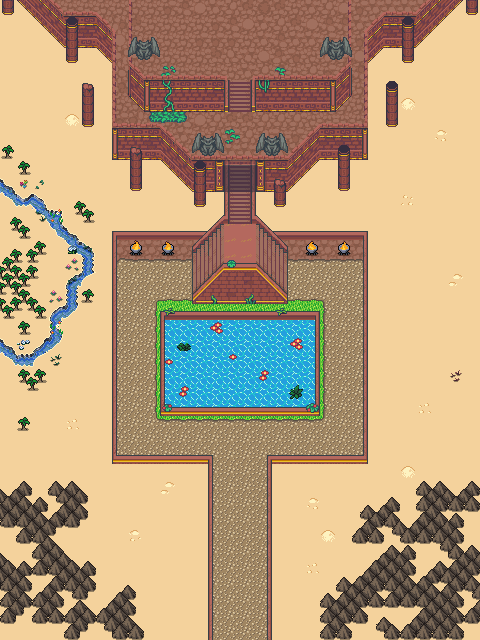

Below is a game level as drawn by its tile map, then a one-line description and the .tmx that defines it (tile-layer data replaced by summaries):
An orthogonal 30x40 tile map with 16x16 px tiles, 5 tile layers (Background, Ground, Walls, Shading, ...), 5 tilesets and 18 objects (5, 8, 9).

<map version="1.10" tiledversion="1.10.1" orientation="orthogonal" renderorder="right-down" width="30" height="40" tilewidth="16" tileheight="16" infinite="0" nextlayerid="8" nextobjectid="20">
 <properties>
  <property name="preventEscape" type="bool" value="true" />
 </properties>
 <tileset firstgid="1" source="../../../../common/maps/tileset/main.tsx" />
 <tileset firstgid="10113" source="../../../../common/maps/tileset/rivers.tsx" />
 <tileset firstgid="27393" source="../../../../common/maps/tileset/main-nocollide.tsx" />
 <tileset firstgid="37505" source="../../../../common/maps/tileset/dungeon.tsx" />
 <tileset firstgid="41985" source="../../../../common/maps/tileset/FarmFood.tsx" />
 <layer id="1" name="Background" width="30" height="40">
  <data>[1200 cells, 1200 non-empty, 17 distinct tile ids]</data>
 </layer>
 <layer id="2" name="Ground" width="30" height="40">
  <data>[1200 cells, 373 non-empty, 52 distinct tile ids]</data>
 </layer>
 <layer id="3" name="Walls" width="30" height="40">
  <properties>
   <property name="spriteLayer" type="bool" value="true" />
  </properties>
  <data>[1200 cells, 426 non-empty, 137 distinct tile ids]</data>
 </layer>
 <layer id="7" name="Shading" width="30" height="40" opacity="0.55">
  <data>[1200 cells, 4 non-empty, 2 distinct tile ids]</data>
 </layer>
 <layer id="4" name="Overlay" width="30" height="40">
  <data>[1200 cells, 49 non-empty, 21 distinct tile ids]</data>
 </layer>
 <objectgroup id="5" name="Objects">
  <object id="13" template="../../../../common/maps/obj/entry_down.tx" x="224" y="184" width="32" height="16">
   <properties>
    <property name="teleport" value="../RioEdited/maps/map/main_story_explore/library_of_varsil_1.tmx" />
    <property name="teleportObjectId" value="7" />
   </properties>
  </object>
  <object id="14" template="../../../../common/maps/obj/portal.tx" x="144" y="256">
   <properties>
    <property name="activeQuestFlag" value="defeatedLibraryOfVarsilBoss" />
    <property name="portalState" value="inactive" />
    <property name="sprite" value="sprites/portal3.atlas" />
    <property name="teleport" value="../RioEdited/maps/map/main_story_explore/library_of_varsil_4.tmx" />
    <property name="teleportObjectId" value="34" />
   </properties>
  </object>
 </objectgroup>
 <objectgroup id="6" name="Waypoints">
  <object id="1" template="../../../../common/maps/obj/collision.tx" x="-32" y="0" width="144" height="640" />
  <object id="2" template="../../../../common/maps/obj/collision.tx" x="-32" y="640" width="544" height="32" />
  <object id="3" template="../../../../common/maps/obj/collision.tx" x="368" y="0" width="144" height="640" />
  <object id="4" template="../../../../common/maps/obj/collision.tx" x="-32" y="-32" width="544" height="32" />
  <object id="5" template="../../../../common/maps/obj/waypoint.tx" name="5" x="336" y="288" />
  <object id="7" template="../../../../common/maps/obj/entry_up.tx" x="176" y="640" width="128" height="16" />
  <object id="8" template="../../../../common/maps/obj/waypoint.tx" name="8" x="128" y="288" />
  <object id="9" template="../../../../common/maps/obj/waypoint.tx" name="9" x="232" y="448" />
  <object id="10" template="../../../../common/maps/obj/enemy.tx" x="128" y="336">
   <properties>
    <property name="enemy" value="Archivist" />
    <property name="pursueRange" type="int" value="60" />
    <property name="threatRange" type="int" value="75" />
    <property name="waypoints" value="r5-8-9" />
   </properties>
  </object>
  <object id="11" template="../../../../common/maps/obj/enemy.tx" x="336" y="336">
   <properties>
    <property name="enemy" value="Archivist" />
    <property name="pursueRange" type="int" value="60" />
    <property name="threatRange" type="int" value="75" />
    <property name="waypoints" value="r5-8-9" />
   </properties>
  </object>
  <object id="12" template="../../../../common/maps/obj/enemy.tx" x="232" y="232">
   <properties>
    <property name="enemy" value="Archivist" />
   </properties>
  </object>
  <object id="15" template="../../../../common/maps/obj/collision.tx" x="112" y="0" width="256" height="160" />
  <object id="16" template="../../../../common/maps/obj/collision.tx" x="112" y="464" width="96" height="176" />
  <object id="17" template="../../../../common/maps/obj/collision.tx" x="256" y="160" width="112" height="64" />
  <object id="18" template="../../../../common/maps/obj/collision.tx" x="112" y="160" width="112" height="64" />
  <object id="19" template="../../../../common/maps/obj/collision.tx" x="272" y="464" width="96" height="176" />
 </objectgroup>
</map>
